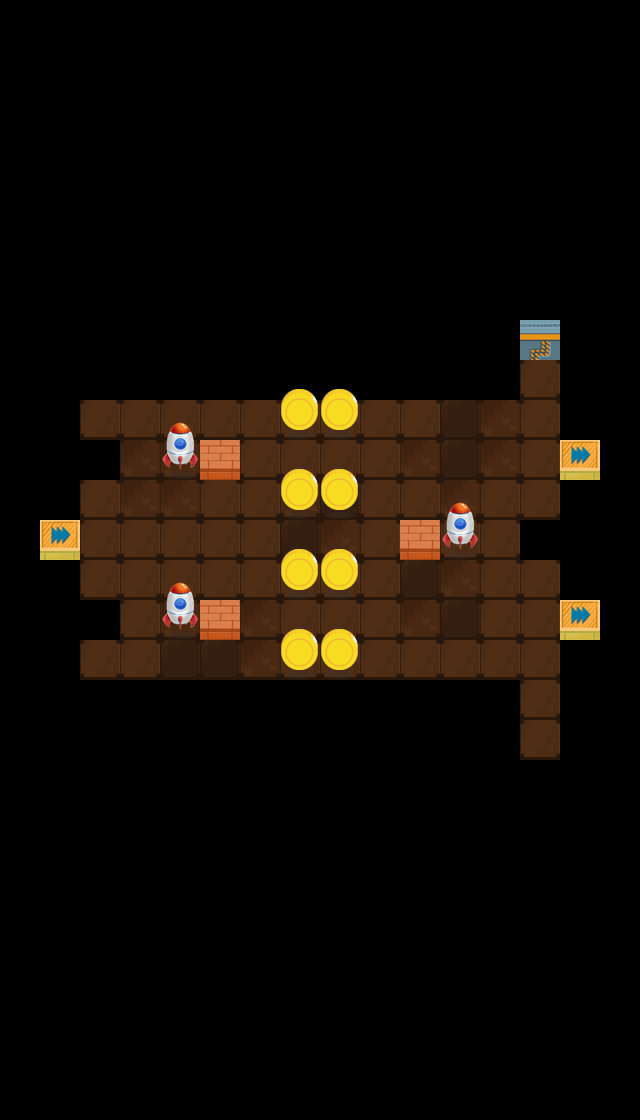

A level layout from a 2D game, rendered from its tile map. Below: a short description, then the map file with tile-grid data replaced by summaries:
An orthogonal 16x28 tile map with 40x40 px tiles, 3 tile layers (layer1, layer2, layer3) and 4 objects (3x jiguang, startPos).

<map version="1.0" orientation="orthogonal" renderorder="right-down" width="16" height="28" tilewidth="40" tileheight="40">
 <tileset firstgid="1" name="element" tilewidth="40" tileheight="40">
  <image source="element.png" width="520" height="512" />
 </tileset>
 <layer name="layer1" width="16" height="28">
  <data>[448 cells, 88 non-empty, 3 distinct tile ids]</data>
 </layer>
 <layer name="layer2" width="16" height="28">
  <data>[448 cells, 77 non-empty, 6 distinct tile ids]</data>
 </layer>
 <layer name="layer3" width="16" height="28">
  <data>[448 cells, 11 non-empty, 2 distinct tile ids]</data>
 </layer>
 <objectgroup name="objLayer">
  <object name="startPos" x="540" y="738.667">
   <properties>
    <property name="dir" value="up" />
   </properties>
  </object>
  <object name="jiguang" x="60" y="544">
   <properties>
    <property name="dir" value="right" />
   </properties>
  </object>
  <object name="jiguang" x="578.667" y="460">
   <properties>
    <property name="dir" value="left" />
   </properties>
  </object>
  <object name="jiguang" x="580" y="620">
   <properties>
    <property name="dir" value="left" />
   </properties>
  </object>
 </objectgroup>
</map>
